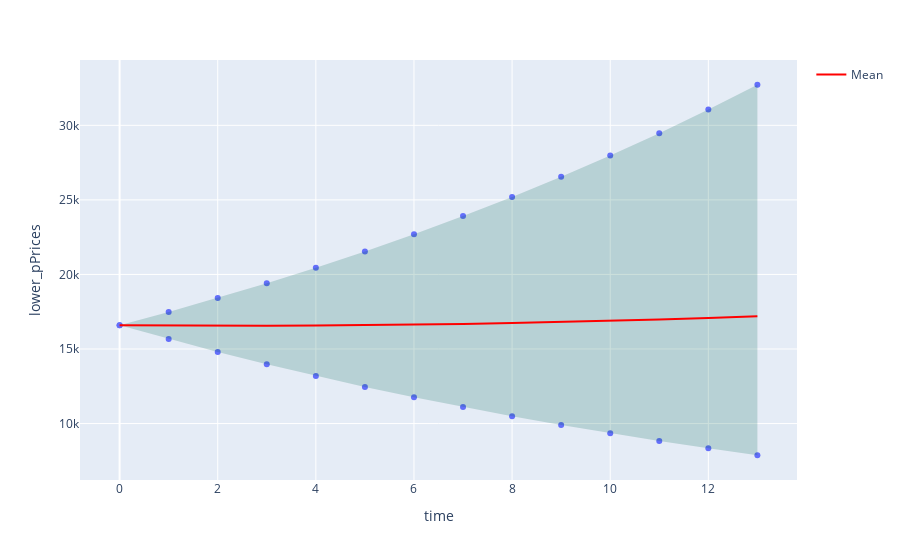

The notebook cell this image was saved under:
### Code cell
analyzer.plot_ci(name='pPrices', time_col='time', scenario_col='scenario',filter={'asset':'^GDAXI'}, col_names=['scenario', 'asset', 'time'], confidence=.95, inline_plot=True)

### Figure 1 — Plotly figure (JSON) as saved in the notebook; plotly's stock layout.template omitted (floating-point values rounded to 4 significant figures)
{"data": [{"hovertemplate": "time=%{x}<br>lower_pPrices=%{y}<extra></extra>", "legendgroup": "", "marker": {"color": "#636efa", "symbol": "circle"}, "mode": "markers", "name": "", "orientation": "v", "showlegend": false, "type": "scatter", "x": [0, 1, 2, 3, 4, 5, 6, 7, 8, 9, 10, 11, 12, 13], "xaxis": "x", "y": [16590.0, 15670.0, 14800.0, 13970.0, 13190.0, 12460.0, 11760.0, 11110.0, 10490.0, 9903.0, 9351.0, 8830.0, 8338.0, 7873.0], "yaxis": "y"}, {"hovertemplate": "time=%{x}<br>upper_pPrices=%{y}<extra></extra>", "legendgroup": "", "marker": {"color": "#636efa", "symbol": "circle"}, "mode": "markers", "name": "", "orientation": "v", "showlegend": false, "type": "scatter", "x": [0, 1, 2, 3, 4, 5, 6, 7, 8, 9, 10, 11, 12, 13], "xaxis": "x", "y": [16590.0, 17480.0, 18420.0, 19410.0, 20450.0, 21550.0, 22700.0, 23920.0, 25200.0, 26550.0, 27980.0, 29480.0, 31060.0, 32720.0], "yaxis": "y"}, {"fill": "toself", "fillcolor": "rgba(0,100,80,0.2)", "line": {"color": "rgba(255,255,255,0)"}, "showlegend": false, "type": "scatter", "x": [0, 1, 2, 3, 4, 5, 6, 7, 8, 9, 10, 11, 12, 13, 13, 12, 11, 10, 9, 8, 7, 6, 5, 4, 3, 2, 1, 0], "y": [16590.0, 15670.0, 14800.0, 13970.0, 13190.0, 12460.0, 11760.0, 11110.0, 10490.0, 9903.0, 9351.0, 8830.0, 8338.0, 7873.0, 32720.0, 31060.0, 29480.0, 27980.0, 26550.0, 25200.0, 23920.0, 22700.0, 21550.0, 20450.0, 19410.0, 18420.0, 17480.0, 16590.0]}, {"line": {"color": "red", "width": 2}, "mode": "lines", "name": "Mean", "type": "scatter", "x": [0, 1, 2, 3, 4, 5, 6, 7, 8, 9, 10, 11, 12, 13], "y": [16590.0, 16570.0, 16560.0, 16560.0, 16570.0, 16600.0, 16630.0, 16680.0, 16740.0, 16810.0, 16890.0, 16980.0, 17090.0, 17200.0]}], "layout": {"legend": {"tracegroupgap": 0}, "margin": {"t": 60}, "xaxis": {"anchor": "y", "domain": [0, 1], "title": {"text": "time"}}, "yaxis": {"anchor": "x", "domain": [0, 1], "title": {"text": "lower_pPrices"}}}}
